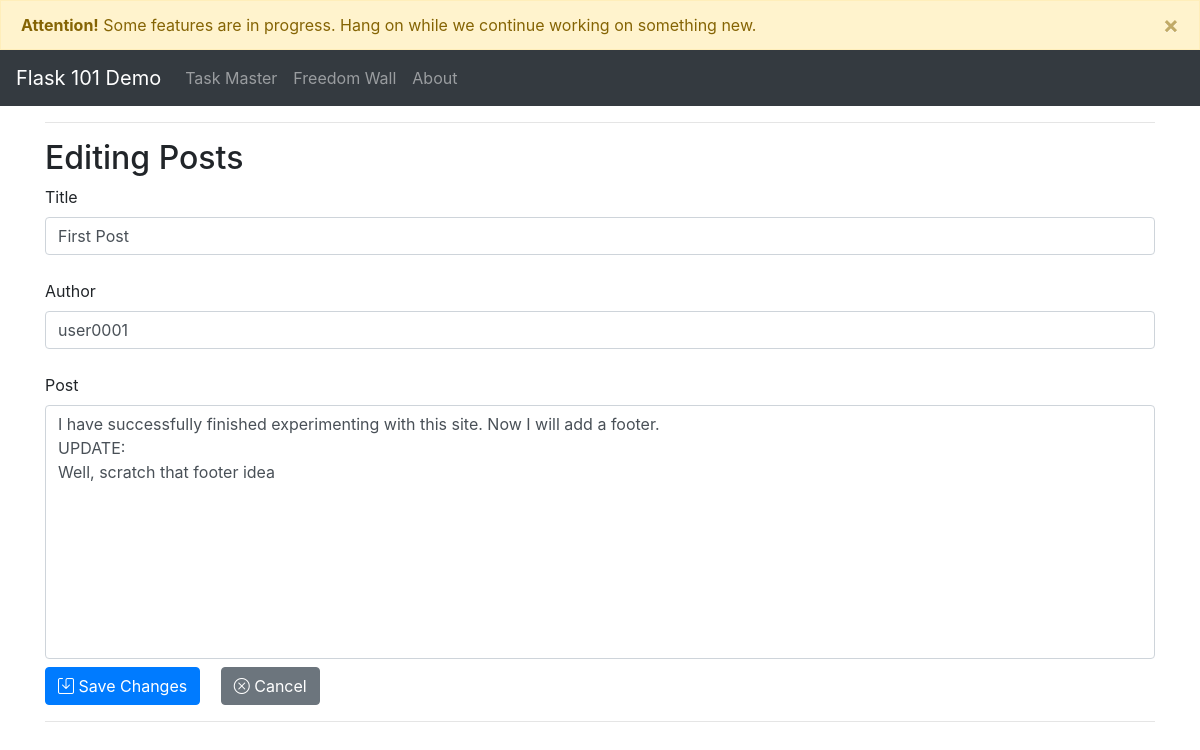
The page /blog_edit/1 on the database its author committed.
### app.py (models this page shows, shortened)
class BlogPost(db.Model):
    id = db.Column(db.Integer, primary_key = True)
    title = db.Column(db.String(50), nullable = False)
    content = db.Column(db.Text, nullable=False)
    author = db.Column(db.String(20), nullable=False, default='Anonymous User')
    datePosted = db.Column(db.DateTime, nullable = False , default = datetime.now)

### app.py (the view)
@app.route('/blog_edit/<int:id>', methods= ['GET', 'POST'])
def blog_edit(id):
    post = BlogPost.query.get_or_404(id)
    if request.method == 'POST':
        post.title = request.form['title']
        post.author = request.form['author']
        post.content = request.form['content']
        db.session.commit()
        return redirect('/blog_posts')
    else:
        return render_template('blog_edit.html', post=post)

### templates/blog_edit.html (shortened to what this page needs)
{% extends 'base.html' %}
{% block body %}
<div class="container">
    <hr>
    <h2>Editing Posts</h2>
    <form action="/blog_edit/{{post.id}}" method="POST" novalidate>
        <label for="title">Title</label>
        <input class="form-control" type="text" name="title" id="title" value="{{post.title}}" autocomplete="off" required>
        <br>
        <label for="author">Author</label>
        <input class="form-control" type="text" name="author" id="author" value="{{post.author}}" autocomplete="off" required>
        <br>
        <label for="content">Post</label>
        <textarea class="form-control mb-2" style="resize: none;" name="content" id="content" cols="30" rows="10" value="{{post.content}}">{{post.content}}</textarea>
        <button type="submit" class="btn btn-primary mr-3"><i class="bi bi-save"></i>  Save Changes</button>
        <a href="/blog_posts" class="btn btn-secondary"><i class="bi bi-x-circle"></i> Cancel</a>
    </form>
    <hr>
</div>
{% endblock %}

### rows shown on the page
BlogPost: title "First Post", author "user0001", content "I have successfully finished experimenting with this site. Now I will add a footer. UPDATE: Well, scratch that footer idea"
